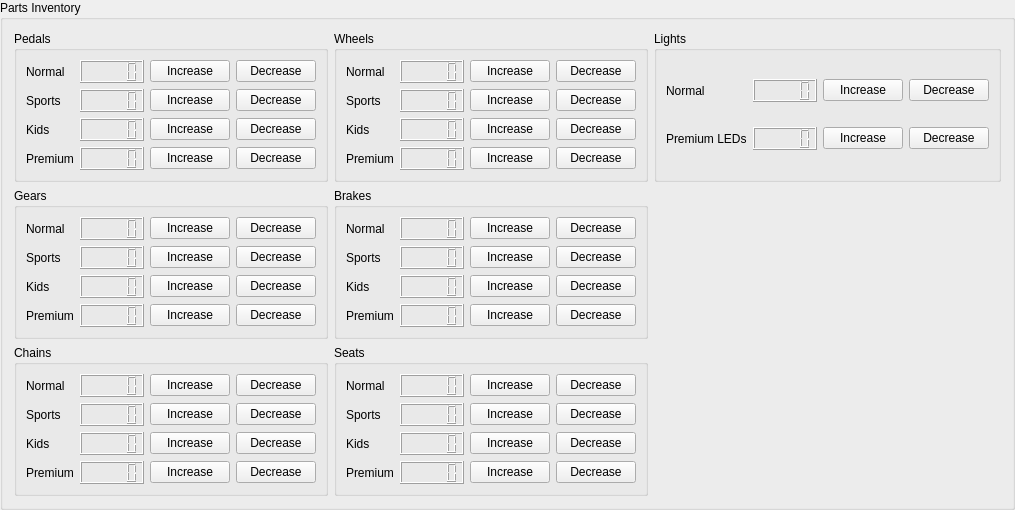
        <widget class="QGroupBox" name="Inventory_PartsGroupBox">
         <property name="maximumSize">
          <size>
           <width>1074</width>
           <height>629</height>
          </size>
         </property>
         <property name="title">
          <string>Parts Inventory</string>
         </property>
         <layout class="QGridLayout" name="gridLayout_74">
          <item row="1" column="1">
           <widget class="QGroupBox" name="PartsInventory_PedalsGroupBox_6">
            <property name="title">
             <string>Brakes</string>
            </property>
            <layout class="QGridLayout" name="gridLayout_57">
             <item row="0" column="0">
              <widget class="QLabel" name="Inventory_Parts_Pedals_NormalLabel_6">
               <property name="text">
                <string>Normal</string>
               </property>
              </widget>
             </item>
             <item row="0" column="1">
              <widget class="QLCDNumber" name="Inventory_Parts_Pedals_NormalCount_6"/>
             </item>
             <item row="0" column="2">
              <widget class="QPushButton" name="Inventory_Parts_Pedals_NormalIncrease_6">
               <property name="text">
                <string>Increase</string>
               </property>
              </widget>
             </item>
             <item row="0" column="3">
              <widget class="QPushButton" name="Inventory_RawMaterial_BlackPaintDecrease_7">
               <property name="text">
                <string>Decrease</string>
               </property>
              </widget>
             </item>
             <item row="1" column="0">
              <widget class="QLabel" name="Inventory_Parts_Pedals_SportsLabel_6">
               <property name="text">
                <string>Sports</string>
               </property>
              </widget>
             </item>
             <item row="1" column="1">
              <widget class="QLCDNumber" name="Inventory_Parts_Pedals_SportsCount_6"/>
             </item>
             <item row="1" column="2">
              <widget class="QPushButton" name="Inventory_Parts_Pedals_SportsIncrease_6">
               <property name="text">
                <string>Increase</string>
               </property>
              </widget>
             </item>
             <item row="1" column="3">
              <widget class="QPushButton" name="Inventory_Parts_Pedals_SportsDecrease_6">
               <property name="text">
                <string>Decrease</string>
               </property>
              </widget>
             </item>
             <item row="2" column="0">
              <widget class="QLabel" name="Inventory_Parts_Pedals_KidsLabel_6">
               <property name="text">
                <string>Kids</string>
               </property>
              </widget>
             </item>
             <item row="2" column="1">
              <widget class="QLCDNumber" name="Inventory_Parts_Pedals_KidsCount_6"/>
             </item>
             <item row="2" column="2">
              <widget class="QPushButton" name="Inventory_Parts_Pedals_KidsIncrease_6">
               <property name="text">
                <string>Increase</string>
               </property>
              </widget>
             </item>
             <item row="2" column="3">
              <widget class="QPushButton" name="Inventory_Parts_Pedals_KidsDecrease_6">
               <property name="text">
                <string>Decrease</string>
               </property>
              </widget>
             </item>
             <item row="3" column="0">
              <widget class="QLabel" name="Inventory_Parts_Pedals_PremiumLabel_6">
               <property name="text">
                <string>Premium</string>
               </property>
              </widget>
             </item>
             <item row="3" column="1">
              <widget class="QLCDNumber" name="Inventory_Parts_Pedals_PremiumCount_6"/>
             </item>
             <item row="3" column="2">
              <widget class="QPushButton" name="Inventory_Parts_Pedals_PremiumIncrease_6">
               <property name="text">
                <string>Increase</string>
               </property>
              </widget>
             </item>
             <item row="3" column="3">
              <widget class="QPushButton" name="Inventory_Parts_Pedals_PremiumDecrease_6">
               <property name="text">
                <string>Decrease</string>
               </property>
              </widget>
             </item>
            </layout>
           </widget>
          </item>
          <item row="0" column="1">
           <widget class="QGroupBox" name="PartsInventory_PedalsGroupBox_4">
            <property name="title">
             <string>Wheels</string>
            </property>
            <layout class="QGridLayout" name="gridLayout_24">
             <item row="3" column="1">
              <widget class="QLCDNumber" name="Inventory_Parts_Pedals_PremiumCount_4"/>
             </item>
             <item row="0" column="2">
              <widget class="QPushButton" name="Inventory_Parts_Pedals_NormalIncrease_4">
               <property name="text">
                <string>Increase</string>
               </property>
              </widget>
             </item>
             <item row="2" column="2">
              <widget class="QPushButton" name="Inventory_Parts_Pedals_KidsIncrease_4">
               <property name="text">
                <string>Increase</string>
               </property>
              </widget>
             </item>
             <item row="2" column="3">
              <widget class="QPushButton" name="Inventory_Parts_Pedals_KidsDecrease_4">
               <property name="text">
                <string>Decrease</string>
               </property>
              </widget>
             </item>
             <item row="1" column="1">
              <widget class="QLCDNumber" name="Inventory_Parts_Pedals_SportsCount_4"/>
             </item>
             <item row="2" column="1">
              <widget class="QLCDNumber" name="Inventory_Parts_Pedals_KidsCount_4"/>
             </item>
             <item row="0" column="1">
              <widget class="QLCDNumber" name="Inventory_Parts_Pedals_NormalCount_4"/>
             </item>
             <item row="3" column="2">
              <widget class="QPushButton" name="Inventory_Parts_Pedals_PremiumIncrease_4">
               <property name="text">
                <string>Increase</string>
               </property>
              </widget>
             </item>
             <item row="3" column="3">
              <widget class="QPushButton" name="Inventory_Parts_Pedals_PremiumDecrease_4">
               <property name="text">
                <string>Decrease</string>
               </property>
              </widget>
             </item>
             <item row="1" column="3">
              <widget class="QPushButton" name="Inventory_Parts_Pedals_SportsDecrease_4">
               <property name="text">
                <string>Decrease</string>
               </property>
              </widget>
             </item>
             <item row="1" column="2">
              <widget class="QPushButton" name="Inventory_Parts_Pedals_SportsIncrease_4">
               <property name="text">
                <string>Increase</string>
               </property>
              </widget>
             </item>
             <item row="0" column="3">
              <widget class="QPushButton" name="Inventory_RawMaterial_BlackPaintDecrease_5">
               <property name="text">
                <string>Decrease</string>
               </property>
              </widget>
             </item>
             <item row="3" column="0">
              <widget class="QLabel" name="Inventory_Parts_Pedals_PremiumLabel_4">
               <property name="text">
                <string>Premium</string>
               </property>
              </widget>
             </item>
             <item row="0" column="0">
              <widget class="QLabel" name="Inventory_Parts_Pedals_NormalLabel_4">
               <property name="text">
                <string>Normal</string>
               </property>
              </widget>
             </item>
             <item row="2" column="0">
              <widget class="QLabel" name="Inventory_Parts_Pedals_KidsLabel_4">
               <property name="text">
                <string>Kids</string>
               </property>
              </widget>
             </item>
             <item row="1" column="0">
              <widget class="QLabel" name="Inventory_Parts_Pedals_SportsLabel_4">
               <property name="text">
                <string>Sports</string>
               </property>
              </widget>
             </item>
            </layout>
           </widget>
          </item>
          <item row="1" column="0">
           <widget class="QGroupBox" name="PartsInventory_PedalsGroupBox_2">
            <property name="title">
             <string>Gears</string>
            </property>
            <layout class="QGridLayout" name="gridLayout_22">
             <item row="0" column="0">
              <widget class="QLabel" name="Inventory_Parts_Pedals_NormalLabel_2">
               <property name="text">
                <string>Normal</string>
               </property>
              </widget>
             </item>
             <item row="0" column="1">
              <widget class="QLCDNumber" name="Inventory_Parts_Pedals_NormalCount_2"/>
             </item>
             <item row="0" column="2">
              <widget class="QPushButton" name="Inventory_Parts_Pedals_NormalIncrease_2">
               <property name="text">
                <string>Increase</string>
               </property>
              </widget>
             </item>
             <item row="0" column="3">
              <widget class="QPushButton" name="Inventory_RawMaterial_BlackPaintDecrease_3">
               <property name="text">
                <string>Decrease</string>
               </property>
              </widget>
             </item>
             <item row="1" column="0">
              <widget class="QLabel" name="Inventory_Parts_Pedals_SportsLabel_2">
               <property name="text">
                <string>Sports</string>
               </property>
              </widget>
             </item>
             <item row="1" column="1">
              <widget class="QLCDNumber" name="Inventory_Parts_Pedals_SportsCount_2"/>
             </item>
             <item row="1" column="2">
              <widget class="QPushButton" name="Inventory_Parts_Pedals_SportsIncrease_2">
               <property name="text">
                <string>Increase</string>
               </property>
              </widget>
             </item>
             <item row="1" column="3">
              <widget class="QPushButton" name="Inventory_Parts_Pedals_SportsDecrease_2">
               <property name="text">
                <string>Decrease</string>
               </property>
              </widget>
             </item>
             <item row="2" column="0">
              <widget class="QLabel" name="Inventory_Parts_Pedals_KidsLabel_2">
               <property name="text">
                <string>Kids</string>
               </property>
              </widget>
             </item>
             <item row="2" column="1">
              <widget class="QLCDNumber" name="Inventory_Parts_Pedals_KidsCount_2"/>
             </item>
             <item row="2" column="2">
              <widget class="QPushButton" name="Inventory_Parts_Pedals_KidsIncrease_2">
               <property name="text">
                <string>Increase</string>
               </property>
              </widget>
             </item>
             <item row="2" column="3">
              <widget class="QPushButton" name="Inventory_Parts_Pedals_KidsDecrease_2">
               <property name="text">
                <string>Decrease</string>
               </property>
              </widget>
             </item>
             <item row="3" column="0">
              <widget class="QLabel" name="Inventory_Parts_Pedals_PremiumLabel_2">
               <property name="text">
                <string>Premium</string>
               </property>
              </widget>
             </item>
             <item row="3" column="1">
              <widget class="QLCDNumber" name="Inventory_Parts_Pedals_PremiumCount_2"/>
             </item>
             <item row="3" column="2">
              <widget class="QPushButton" name="Inventory_Parts_Pedals_PremiumIncrease_2">
               <property name="text">
                <string>Increase</string>
               </property>
              </widget>
             </item>
             <item row="3" column="3">
              <widget class="QPushButton" name="Inventory_Parts_Pedals_PremiumDecrease_2">
               <property name="text">
                <string>Decrease</string>
               </property>
              </widget>
             </item>
            </layout>
           </widget>
          </item>
          <item row="0" column="0">
           <widget class="QGroupBox" name="PartsInventory_PedalsGroupBox">
            <property name="title">
             <string>Pedals</string>
            </property>
            <layout class="QGridLayout" name="gridLayout_21">
             <item row="0" column="0">
              <widget class="QLabel" name="Inventory_Parts_Pedals_NormalLabel">
               <property name="text">
                <string>Normal</string>
               </property>
              </widget>
             </item>
             <item row="0" column="1">
              <widget class="QLCDNumber" name="Inventory_Parts_Pedals_NormalCount"/>
             </item>
             <item row="0" column="2">
              <widget class="QPushButton" name="Inventory_Parts_Pedals_NormalIncrease">
               <property name="text">
                <string>Increase</string>
               </property>
              </widget>
             </item>
             <item row="0" column="3">
              <widget class="QPushButton" name="Inventory_RawMaterial_BlackPaintDecrease_2">
               <property name="text">
                <string>Decrease</string>
               </property>
              </widget>
             </item>
             <item row="1" column="0">
              <widget class="QLabel" name="Inventory_Parts_Pedals_SportsLabel">
               <property name="text">
                <string>Sports</string>
               </property>
              </widget>
             </item>
             <item row="1" column="1">
              <widget class="QLCDNumber" name="Inventory_Parts_Pedals_SportsCount"/>
             </item>
             <item row="1" column="2">
              <widget class="QPushButton" name="Inventory_Parts_Pedals_SportsIncrease">
               <property name="text">
                <string>Increase</string>
               </property>
              </widget>
             </item>
             <item row="1" column="3">
              <widget class="QPushButton" name="Inventory_Parts_Pedals_SportsDecrease">
               <property name="text">
                <string>Decrease</string>
               </property>
              </widget>
             </item>
             <item row="2" column="0">
              <widget class="QLabel" name="Inventory_Parts_Pedals_KidsLabel">
               <property name="text">
                <string>Kids</string>
               </property>
              </widget>
             </item>
             <item row="2" column="1">
              <widget class="QLCDNumber" name="Inventory_Parts_Pedals_KidsCount"/>
             </item>
             <item row="2" column="2">
              <widget class="QPushButton" name="Inventory_Parts_Pedals_KidsIncrease">
               <property name="text">
                <string>Increase</string>
               </property>
              </widget>
             </item>
             <item row="2" column="3">
              <widget class="QPushButton" name="Inventory_Parts_Pedals_KidsDecrease">
               <property name="text">
                <string>Decrease</string>
               </property>
              </widget>
             </item>
             <item row="3" column="0">
              <widget class="QLabel" name="Inventory_Parts_Pedals_PremiumLabel">
               <property name="text">
                <string>Premium</string>
               </property>
              </widget>
             </item>
             <item row="3" column="1">
              <widget class="QLCDNumber" name="Inventory_Parts_Pedals_PremiumCount"/>
             </item>
             <item row="3" column="2">
              <widget class="QPushButton" name="Inventory_Parts_Pedals_PremiumIncrease">
               <property name="text">
                <string>Increase</string>
               </property>
              </widget>
             </item>
             <item row="3" column="3">
              <widget class="QPushButton" name="Inventory_Parts_Pedals_PremiumDecrease">
               <property name="text">
                <string>Decrease</string>
               </property>
              </widget>
             </item>
            </layout>
           </widget>
          </item>
          <item row="2" column="1">
           <widget class="QGroupBox" name="PartsInventory_PedalsGroupBox_5">
            <property name="title">
             <string>Seats</string>
            </property>
            <layout class="QGridLayout" name="gridLayout_33">
             <item row="0" column="0">
              <widget class="QLabel" name="Inventory_Parts_Pedals_NormalLabel_5">
               <property name="text">
                <string>Normal</string>
               </property>
              </widget>
             </item>
             <item row="0" column="1">
              <widget class="QLCDNumber" name="Inventory_Parts_Pedals_NormalCount_5"/>
             </item>
             <item row="0" column="2">
              <widget class="QPushButton" name="Inventory_Parts_Pedals_NormalIncrease_5">
               <property name="text">
                <string>Increase</string>
               </property>
              </widget>
             </item>
             <item row="0" column="3">
              <widget class="QPushButton" name="Inventory_RawMaterial_BlackPaintDecrease_6">
               <property name="text">
                <string>Decrease</string>
               </property>
              </widget>
             </item>
             <item row="1" column="0">
              <widget class="QLabel" name="Inventory_Parts_Pedals_SportsLabel_5">
               <property name="text">
                <string>Sports</string>
               </property>
              </widget>
             </item>
             <item row="1" column="1">
              <widget class="QLCDNumber" name="Inventory_Parts_Pedals_SportsCount_5"/>
             </item>
             <item row="1" column="2">
              <widget class="QPushButton" name="Inventory_Parts_Pedals_SportsIncrease_5">
               <property name="text">
                <string>Increase</string>
               </property>
              </widget>
             </item>
             <item row="1" column="3">
              <widget class="QPushButton" name="Inventory_Parts_Pedals_SportsDecrease_5">
               <property name="text">
                <string>Decrease</string>
               </property>
              </widget>
             </item>
             <item row="2" column="0">
              <widget class="QLabel" name="Inventory_Parts_Pedals_KidsLabel_5">
               <property name="text">
                <string>Kids</string>
               </property>
              </widget>
             </item>
             <item row="2" column="1">
              <widget class="QLCDNumber" name="Inventory_Parts_Pedals_KidsCount_5"/>
             </item>
             <item row="2" column="2">
              <widget class="QPushButton" name="Inventory_Parts_Pedals_KidsIncrease_5">
               <property name="text">
                <string>Increase</string>
               </property>
              </widget>
             </item>
             <item row="2" column="3">
              <widget class="QPushButton" name="Inventory_Parts_Pedals_KidsDecrease_5">
               <property name="text">
                <string>Decrease</string>
               </property>
              </widget>
             </item>
             <item row="3" column="0">
              <widget class="QLabel" name="Inventory_Parts_Pedals_PremiumLabel_5">
               <property name="text">
                <string>Premium</string>
               </property>
              </widget>
             </item>
             <item row="3" column="1">
              <widget class="QLCDNumber" name="Inventory_Parts_Pedals_PremiumCount_5"/>
             </item>
             <item row="3" column="2">
              <widget class="QPushButton" name="Inventory_Parts_Pedals_PremiumIncrease_5">
               <property name="text">
                <string>Increase</string>
               </property>
              </widget>
             </item>
             <item row="3" column="3">
              <widget class="QPushButton" name="Inventory_Parts_Pedals_PremiumDecrease_5">
               <property name="text">
                <string>Decrease</string>
               </property>
              </widget>
             </item>
            </layout>
           </widget>
          </item>
          <item row="2" column="0">
           <widget class="QGroupBox" name="PartsInventory_PedalsGroupBox_3">
            <property name="title">
             <string>Chains</string>
            </property>
            <layout class="QGridLayout" name="gridLayout_23">
             <item row="2" column="1">
              <widget class="QLCDNumber" name="Inventory_Parts_Pedals_KidsCount_3"/>
             </item>
             <item row="0" column="1">
              <widget class="QLCDNumber" name="Inventory_Parts_Pedals_NormalCount_3"/>
             </item>
             <item row="0" column="3">
              <widget class="QPushButton" name="Inventory_RawMaterial_BlackPaintDecrease_4">
               <property name="text">
                <string>Decrease</string>
               </property>
              </widget>
             </item>
             <item row="0" column="0">
              <widget class="QLabel" name="Inventory_Parts_Pedals_NormalLabel_3">
               <property name="text">
                <string>Normal</string>
               </property>
              </widget>
             </item>
             <item row="3" column="2">
              <widget class="QPushButton" name="Inventory_Parts_Pedals_PremiumIncrease_3">
               <property name="text">
                <string>Increase</string>
               </property>
              </widget>
             </item>
             <item row="1" column="1">
              <widget class="QLCDNumber" name="Inventory_Parts_Pedals_SportsCount_3"/>
             </item>
             <item row="3" column="1">
              <widget class="QLCDNumber" name="Inventory_Parts_Pedals_PremiumCount_3"/>
             </item>
             <item row="0" column="2">
              <widget class="QPushButton" name="Inventory_Parts_Pedals_NormalIncrease_3">
               <property name="text">
                <string>Increase</string>
               </property>
              </widget>
             </item>
             <item row="1" column="2">
              <widget class="QPushButton" name="Inventory_Parts_Pedals_SportsIncrease_3">
               <property name="text">
                <string>Increase</string>
               </property>
              </widget>
             </item>
             <item row="1" column="3">
              <widget class="QPushButton" name="Inventory_Parts_Pedals_SportsDecrease_3">
               <property name="text">
                <string>Decrease</string>
               </property>
              </widget>
             </item>
             <item row="2" column="3">
              <widget class="QPushButton" name="Inventory_Parts_Pedals_KidsDecrease_3">
               <property name="text">
                <string>Decrease</string>
               </property>
              </widget>
             </item>
             <item row="2" column="0">
              <widget class="QLabel" name="Inventory_Parts_Pedals_KidsLabel_3">
               <property name="text">
                <string>Kids</string>
               </property>
              </widget>
             </item>
             <item row="3" column="3">
              <widget class="QPushButton" name="Inventory_Parts_Pedals_PremiumDecrease_3">
               <property name="text">
                <string>Decrease</string>
               </property>
              </widget>
             </item>
             <item row="3" column="0">
              <widget class="QLabel" name="Inventory_Parts_Pedals_PremiumLabel_3">
               <property name="text">
                <string>Premium</string>
               </property>
              </widget>
             </item>
             <item row="1" column="0">
              <widget class="QLabel" name="Inventory_Parts_Pedals_SportsLabel_3">
               <property name="text">
                <string>Sports</string>
               </property>
              </widget>
             </item>
             <item row="2" column="2">
              <widget class="QPushButton" name="Inventory_Parts_Pedals_KidsIncrease_3">
               <property name="text">
                <string>Increase</string>
               </property>
              </widget>
             </item>
            </layout>
           </widget>
          </item>
          <item row="0" column="2">
           <widget class="QGroupBox" name="PartsInventory_PedalsGroupBox_7">
            <property name="title">
             <string>Lights</string>
            </property>
            <layout class="QGridLayout" name="gridLayout_73">
             <item row="0" column="0">
              <widget class="QLabel" name="Inventory_Parts_Pedals_NormalLabel_10">
               <property name="text">
                <string>Normal</string>
               </property>
              </widget>
             </item>
             <item row="0" column="1">
              <widget class="QLCDNumber" name="Inventory_Parts_Pedals_NormalCount_10"/>
             </item>
             <item row="0" column="2">
              <widget class="QPushButton" name="Inventory_Parts_Pedals_NormalIncrease_10">
               <property name="text">
                <string>Increase</string>
               </property>
              </widget>
             </item>
             <item row="0" column="3">
              <widget class="QPushButton" name="Inventory_RawMaterial_BlackPaintDecrease_11">
               <property name="text">
                <string>Decrease</string>
               </property>
              </widget>
             </item>
             <item row="1" column="0">
              <widget class="QLabel" name="Inventory_Parts_Pedals_PremiumLabel_10">
               <property name="text">
                <string>Premium LEDs</string>
               </property>
               <property name="wordWrap">
                <bool>true</bool>
               </property>
              </widget>
             </item>
             <item row="1" column="1">
              <widget class="QLCDNumber" name="Inventory_Parts_Pedals_PremiumCount_10"/>
             </item>
             <item row="1" column="2">
              <widget class="QPushButton" name="Inventory_Parts_Pedals_PremiumIncrease_10">
               <property name="text">
                <string>Increase</string>
               </property>
              </widget>
             </item>
             <item row="1" column="3">
              <widget class="QPushButton" name="Inventory_Parts_Pedals_PremiumDecrease_10">
               <property name="text">
                <string>Decrease</string>
               </property>
              </widget>
             </item>
            </layout>
           </widget>
          </item>
         </layout>
        </widget>
